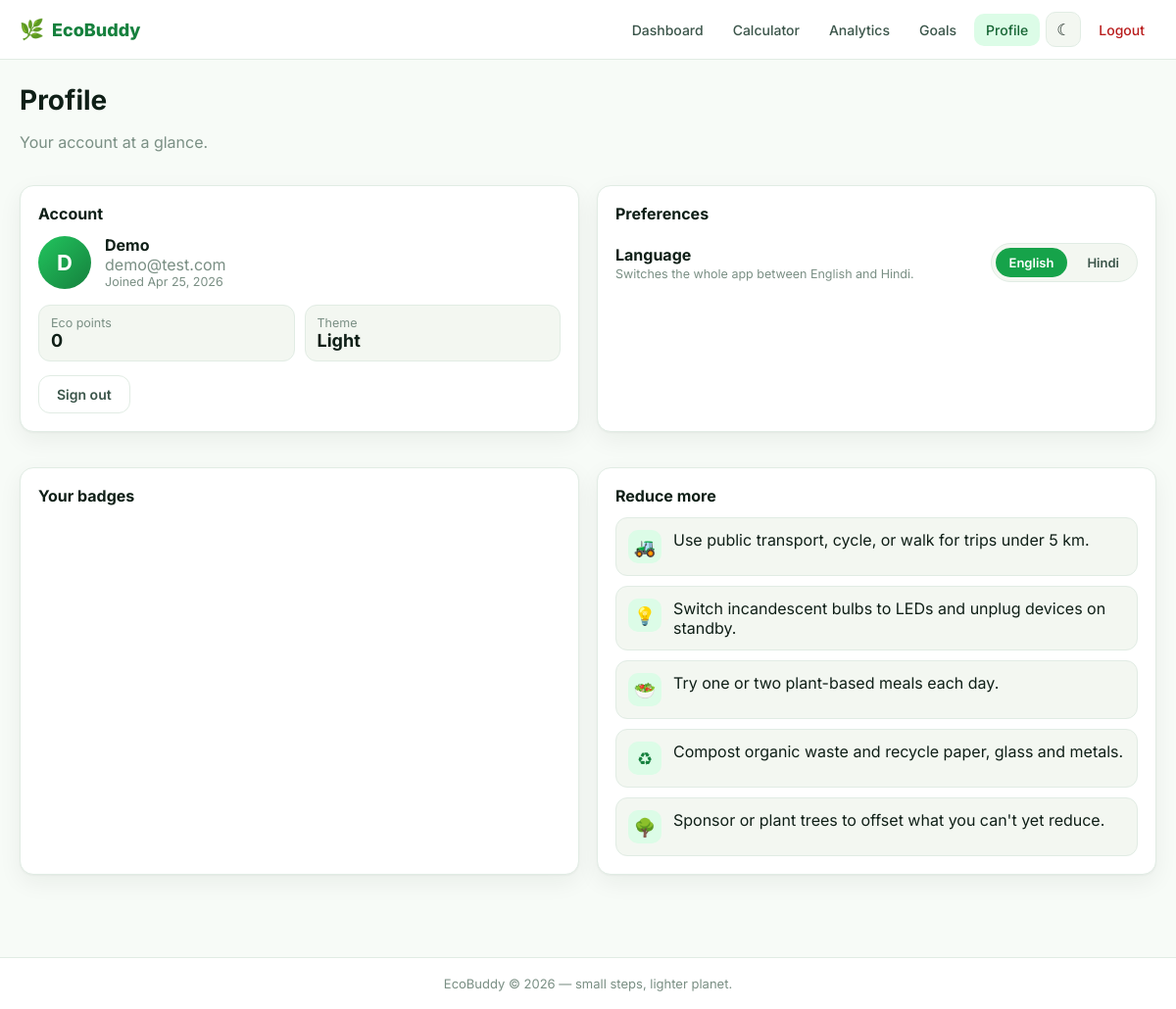
Screenshot of /profile (signed in) with the database file from the repository.
### main.py (models this page shows)
class User(db.Model):
    __tablename__ = "users"
    id = db.Column(db.Integer, primary_key=True)
    name = db.Column(db.String(120), nullable=False)
    email = db.Column(db.String(160), unique=True, nullable=False, index=True)
    password = db.Column(db.String(200), nullable=False)
    points = db.Column(db.Integer, default=0)
    dark_mode = db.Column(db.Boolean, default=False)
    language = db.Column(db.String(5), default="en")
    created_at = db.Column(db.DateTime, default=datetime.utcnow)

### main.py (the view)
@app.route("/profile")
@login_required_html
def profile_page():
    return render_template("profile.html")

### main.py (called while the page is built)
def current_user():
    uid = session.get("user_id")
    if not uid:
        return None
    return db.session.get(User, uid)

def login_required_html(view):
    from functools import wraps
    @wraps(view)
    def wrapper(*args, **kwargs):
        if not current_user():
            return redirect(url_for("login_view"))
        return view(*args, **kwargs)
    return wrapper

def current_lang() -> str:
    user = current_user()
    if user and user.language in ("en", "hi"):
        return user.language
    sess_lang = session.get("lang")
    if sess_lang in ("en", "hi"):
        return sess_lang
    return "en"

@app.context_processor
def inject_user():
    user = current_user()
    lang = current_lang()
    return {
        "current_user": user,
        "dark_mode": user.dark_mode if user else False,
        "current_year": datetime.utcnow().year,
        "lang": lang,
        "t": lambda key: _t(key, lang),
        "js_i18n": js_strings(lang),
    }

### translations.py (called while the page is built)
def t(key: str, lang: str = "en") -> str:
    entry = STRINGS.get(key)
    if not entry:
        return key
    return entry.get(lang) or entry.get("en") or key

def js_strings(lang: str) -> dict:
    out = {}
    for k in JS_KEYS:
        out[k] = t(k, lang)
    return out

### templates/profile.html (shortened to what this page needs)
{% extends "base.html" %}
{% block content %}
<section class="page-head">
  <div>
    <h1>{{ t('prof.title') }}</h1>
    <p class="muted">{{ t('prof.subtitle') }}</p>
  </div>
</section>
<section class="grid-2">
  <div class="panel">
    <div class="panel-head"><h3>{{ t('prof.account') }}</h3></div>
    <div class="profile-block">
      <div class="avatar">{{ current_user.name[:1].upper() }}</div>
      <div class="profile-info">
        <strong>{{ current_user.name }}</strong>
        <span class="muted">{{ current_user.email }}</span>
        <span class="muted small">{{ t('prof.joined') }} {{ current_user.created_at.strftime("%b %d, %Y") }}</span>
      </div>
    </div>
    <div class="profile-stats">
      <div><span class="muted small">{{ t('prof.eco_points') }}</span><strong>{{ current_user.points or 0 }}</strong></div>
      <div><span class="muted small">{{ t('prof.theme') }}</span><strong>{{ t('prof.dark') if dark_mode else t('prof.light') }}</strong></div>
    </div>
    <a class="btn btn-ghost" href="{{ url_for('logout') }}">{{ t('common.signout') }}</a>
  </div>
  <div class="panel">
    <div class="panel-head"><h3>{{ t('prof.preferences') }}</h3></div>
    <div class="pref-row">
      <div>
        <strong>{{ t('prof.language') }}</strong>
        <p class="muted small">{{ t('prof.lang_help') }}</p>
      </div>
      <div class="lang-toggle" role="radiogroup" aria-label="Language">
        <label class="lang-pill">
          <span>{{ t('prof.lang_en') }}</span>
        </label>
        <label class="lang-pill">
          <span>{{ t('prof.lang_hi') }}</span>
        </label>
      </div>
    </div>
  </div>
</section>
<section class="grid-2">
  <div class="panel">
    <div class="panel-head"><h3>{{ t('prof.your_badges') }}</h3></div>
  </div>
  <div class="panel">
    <div class="panel-head"><h3>{{ t('prof.reduce_more') }}</h3></div>
    <ul class="tip-list">
      <li><span class="tip-icon">&#x1F69C;</span><span>{{ t('prof.tip1') }}</span></li>
      <li><span class="tip-icon">&#x1F4A1;</span><span>{{ t('prof.tip2') }}</span></li>
      <li><span class="tip-icon">&#x1F957;</span><span>{{ t('prof.tip3') }}</span></li>
      <li><span class="tip-icon">&#x267B;</span><span>{{ t('prof.tip4') }}</span></li>
      <li><span class="tip-icon">&#x1F333;</span><span>{{ t('prof.tip5') }}</span></li>
    </ul>
  </div>
</section>
{% endblock %}

### static/css/styles.css (style rules this page uses)
:root { --green-50:#f0fdf4; --green-100:#dcfce7; --green-200:#bbf7d0; --green-300:#86efac; --green-400:#4ade80; --green-500:#22c55e; --green-600:#16a34a; --green-700:#15803d; --green-800:#166534; --green-900:#14532d; --bg:#f7fbf7; --surface:#ffffff; --surface-2:#f3f7f1; --ink:#0f1f17; --ink-2:#3b554a; --muted:#7a8f84; --line:#e1ece4; --shadow: 0 1px 2px rgba(15,31,23,.04), 0 8px 24px rgba(15,31,23,.06); --radius:14px; --t-color:#22c55e; --e-color:#f59e0b; --f-color:#06b6d4; --w-color:#a855f7; font-family: 'Inter', system-ui, -apple-system, Segoe UI, Roboto, sans-serif; }
* { box-sizing: border-box; }
html, body { margin:0; padding:0; background:var(--bg); color:var(--ink); }
body { min-height:100vh; display:flex; flex-direction:column; }
a { color:var(--green-700); text-decoration:none; }
.btn { display:inline-flex; align-items:center; justify-content:center; gap:8px; padding:10px 16px; border-radius:12px; font-weight:600; font-size:14px; cursor:pointer; border:1px solid transparent; transition:transform .05s ease, background .2s; text-decoration:none; }
.btn-ghost { background:var(--surface-2); color:var(--ink); border-color:var(--line); }
.page-head { display:flex; align-items:flex-end; justify-content:space-between; gap:16px; margin-bottom:18px; flex-wrap:wrap; }
.page-head h1 { margin:0; font-size:28px; }
.muted { color:var(--muted); }
.small { font-size:12.5px; }
.panel { background:var(--surface); border:1px solid var(--line); border-radius:var(--radius); padding:18px; box-shadow:var(--shadow); margin-bottom:18px; }
.panel-head { display:flex; align-items:baseline; justify-content:space-between; gap:8px; margin-bottom:12px; }
.panel-head h3 { margin:0; font-size:16px; }
.grid-2 { display:grid; grid-template-columns:1fr 1fr; gap:18px; margin-bottom:18px; }
.tip-list { list-style:none; padding:0; margin:0; display:flex; flex-direction:column; gap:10px; }
.tip-list li { display:flex; align-items:flex-start; gap:12px; padding:12px; background:var(--surface-2); border-radius:12px; border:1px solid var(--line); }
.tip-icon { width:34px; height:34px; flex:0 0 34px; border-radius:10px; background:var(--green-100); color:var(--green-700); display:grid; place-items:center; font-size:18px; }
.pref-row { display:flex; align-items:center; justify-content:space-between; gap:16px; flex-wrap:wrap; padding:8px 0; }
.pref-row strong { display:block; margin-bottom:2px; }
.pref-row p { margin:0; }
.lang-toggle { display:inline-flex; gap:6px; padding:4px; background:var(--surface-2); border:1px solid var(--line); border-radius:99px; }
.lang-pill { cursor:pointer; position:relative; }
.lang-pill span { display:inline-block; padding:7px 14px; border-radius:99px; font-size:13px; font-weight:600; color:var(--ink-2); transition:all .15s; user-select:none; }
.lang-pill input:checked + span { background:var(--green-600); color:#fff; }
.profile-block { display:flex; align-items:center; gap:14px; margin-bottom:16px; }
.avatar { width:54px; height:54px; border-radius:50%; background:linear-gradient(135deg, var(--green-500), var(--green-700)); color:#fff; display:grid; place-items:center; font-size:22px; font-weight:700; }
.profile-info { display:flex; flex-direction:column; }
.profile-stats { display:grid; grid-template-columns:1fr 1fr; gap:10px; margin-bottom:14px; }
.profile-stats > div { background:var(--surface-2); border:1px solid var(--line); border-radius:12px; padding:10px 12px; display:flex; flex-direction:column; }
.profile-stats strong { font-size:18px; }
.btn-ghost { background:transparent; color:var(--ink-2); border:1px solid var(--line); padding:10px 18px; border-radius:12px; font-weight:600; text-decoration:none; display:inline-flex; align-items:center; transition:all .15s; }

### rows the page displays
User: name "D", name "Demo", email "demo@test.com", created_at "Apr 25, 2026", points "0"

### other values shown
{{ t('nav.dashboard') }} "Dashboard"
{{ t('nav.calculator') }} "Calculator"
{{ t('nav.analytics') }} "Analytics"
{{ t('nav.goals') }} "Goals"
{{ t('nav.profile') }} "Profile"
{{ '\u263E' if not dark_mode else '\u2600' }} "☾"
{{ t('nav.logout') }} "Logout"
{{ t('prof.title') }} "Profile"
{{ t('prof.subtitle') }} "Your account at a glance."
{{ t('prof.account') }} "Account"
{{ t('prof.joined') }} "Joined"
{{ t('prof.eco_points') }} "Eco points"
{{ t('prof.theme') }} "Theme"
{{ t('prof.dark') if dark_mode else t('prof.light') }} "Light"
{{ t('common.signout') }} "Sign out"
